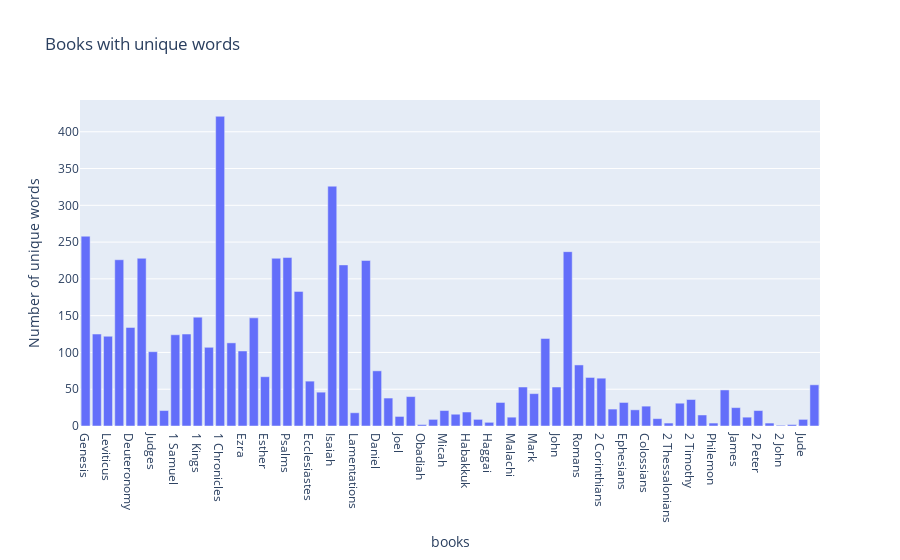

Notebook cell for this chart:
### Code cell
from tabulate import tabulate

one_words = []
for w,refs in corpus.items():
    if len(refs)==1:
        one_words.append((w,refs[0]))
print(tabulate(sorted(one_words)))

freq = defaultdict(int)
for word,ref in one_words:
    freq[ref[0]]+=1

#print(sorted(list(freq.items()),key=lambda x:x[1],reverse=True))

x,y = zip(*freq.items())
fig = px.bar(x=x,y=y,title="Books with unique words",labels={'y': 'Number of unique words', 'x':'books'})
fig.show()

### Figure 1 — Plotly figure (JSON) as saved in the notebook; plotly's stock layout.template omitted (floating-point values rounded to 4 significant figures)
{"data": [{"alignmentgroup": "True", "hovertemplate": "books=%{x}<br>Number of unique words=%{y}<extra></extra>", "legendgroup": "", "marker": {"color": "#636efa", "pattern": {"shape": ""}}, "name": "", "offsetgroup": "", "orientation": "v", "showlegend": false, "textposition": "auto", "type": "bar", "x": ["Genesis", "Exodus", "Leviticus", "Numbers", "Deuteronomy", "Joshua", "Judges", "Ruth", "1 Samuel", "2 Samuel", "1 Kings", "2 Kings", "1 Chronicles", "2 Chronicles", "Ezra", "Nehemiah", "Esther", "Job", "Psalms", "Proverbs", "Ecclesiastes", "Song of Solomon", "Isaiah", "Jeremiah", "Lamentations", "Ezekiel", "Daniel", "Hosea", "Joel", "Amos", "Obadiah", "Jonah", "Micah", "Nahum", "Habakkuk", "Zephaniah", "Haggai", "Zechariah", "Malachi", "Matthew", "Mark", "Luke", "John", "Acts", "Romans", "1 Corinthians", "2 Corinthians", "Galatians", "Ephesians", "Philippians", "Colossians", "1 Thessalonians", "2 Thessalonians", "1 Timothy", "2 Timothy", "Titus", "Philemon", "Hebrews", "James", "1 Peter", "2 Peter", "1 John", "2 John", "3 John", "Jude", "Revelation"], "xaxis": "x", "y": [258, 125, 122, 226, 134, 228, 101, 21, 124, 125, 148, 107, 421, 113, 102, 147, 67, 228, 229, 183, 61, 46, 326, 219, 18, 225, 75, 38, 13, 40, 2, 9, 21, 16, 19, 9, 5, 32, 12, 53, 44, 119, 53, 237, 83, 66, 65, 23, 32, 22, 27, 10, 4, 31, 36, 15, 4, 49, 25, 12, 21, 4, 1, 2, 9, 56], "yaxis": "y"}], "layout": {"barmode": "relative", "legend": {"tracegroupgap": 0}, "title": {"text": "Books with unique words"}, "xaxis": {"anchor": "y", "domain": [0, 1], "title": {"text": "books"}}, "yaxis": {"anchor": "x", "domain": [0, 1], "title": {"text": "Number of unique words"}}}}
